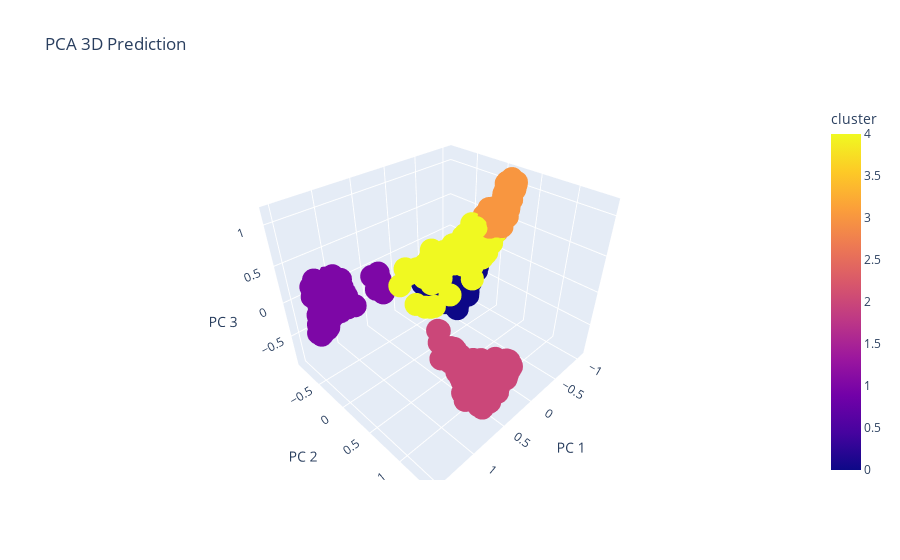

Notebook source saved alongside this figure:
### Code cell
fig = px.scatter_3d(
    dfPCA, x='x1', y='x2', z='x3', color=dfPCA['cluster'],
    labels={'x1': 'PC 1', 'x2': 'PC 2', 'x3': 'PC 3'}, title='PCA 3D Prediction'
)
fig.show()

### Figure 1 — Plotly figure (JSON) as saved in the notebook; plotly's stock layout.template omitted (floating-point values rounded to 4 significant figures; data arrays with more than 128 entries replaced by an {"elided": "..."} marker saying what was removed)
{"data": [{"hovertemplate": "PC 1=%{x}<br>PC 2=%{y}<br>PC 3=%{z}<br>cluster=%{marker.color}<extra></extra>", "legendgroup": "", "marker": {"color": {"elided": "1725 int values"}, "coloraxis": "coloraxis", "symbol": "circle"}, "mode": "markers", "name": "", "scene": "scene", "showlegend": false, "type": "scatter3d", "x": {"elided": "1725 float values"}, "y": {"elided": "1725 float values"}, "z": {"elided": "1725 float values"}}], "layout": {"coloraxis": {"colorbar": {"title": {"text": "cluster"}}, "colorscale": [[0, "#0d0887"], [0.1111, "#46039f"], [0.2222, "#7201a8"], [0.3333, "#9c179e"], [0.4444, "#bd3786"], [0.5556, "#d8576b"], [0.6667, "#ed7953"], [0.7778, "#fb9f3a"], [0.8889, "#fdca26"], [1, "#f0f921"]]}, "legend": {"tracegroupgap": 0}, "scene": {"domain": {"x": [0, 1], "y": [0, 1]}, "xaxis": {"title": {"text": "PC 1"}}, "yaxis": {"title": {"text": "PC 2"}}, "zaxis": {"title": {"text": "PC 3"}}}, "title": {"text": "PCA 3D Prediction"}}}
